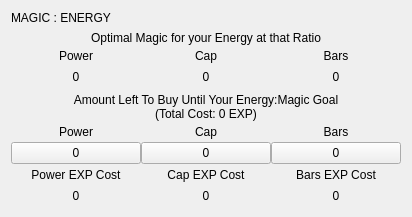
             <widget class="QWidget" name="me" native="true">
              <layout class="QVBoxLayout" name="verticalLayout_2">
               <item>
                <widget class="QLabel" name="Title_5">
                 <property name="text">
                  <string>MAGIC : ENERGY</string>
                 </property>
                 <property name="type_of_header" stdset="0">
                  <string>misc</string>
                 </property>
                </widget>
               </item>
               <item>
                <layout class="QVBoxLayout" name="me_optimal_energy_at_that_ratio">
                 <property name="spacing">
                  <number>0</number>
                 </property>
                 <item>
                  <widget class="QLabel" name="header_10">
                   <property name="text">
                    <string>Optimal Magic for your Energy at that Ratio</string>
                   </property>
                   <property name="alignment">
                    <set>Qt::AlignmentFlag::AlignCenter</set>
                   </property>
                   <property name="type_of_header" stdset="0">
                    <string>1</string>
                   </property>
                  </widget>
                 </item>
                 <item>
                  <layout class="QGridLayout" name="gridLayout_13">
                   <item row="1" column="0">
                    <widget class="QLabel" name="me_optimal_energy_for_magic_power">
                     <property name="minimumSize">
                      <size>
                       <width>130</width>
                       <height>21</height>
                      </size>
                     </property>
                     <property name="text">
                      <string>0</string>
                     </property>
                     <property name="alignment">
                      <set>Qt::AlignmentFlag::AlignCenter</set>
                     </property>
                     <property name="type_of_header" stdset="0">
                      <string>3</string>
                     </property>
                    </widget>
                   </item>
                   <item row="1" column="2">
                    <widget class="QLabel" name="me_optimal_energy_for_magic_bar">
                     <property name="minimumSize">
                      <size>
                       <width>130</width>
                       <height>21</height>
                      </size>
                     </property>
                     <property name="text">
                      <string>0</string>
                     </property>
                     <property name="alignment">
                      <set>Qt::AlignmentFlag::AlignCenter</set>
                     </property>
                     <property name="type_of_header" stdset="0">
                      <string>3</string>
                     </property>
                    </widget>
                   </item>
                   <item row="1" column="1">
                    <widget class="QLabel" name="me_optimal_energy_for_magic_cap">
                     <property name="minimumSize">
                      <size>
                       <width>130</width>
                       <height>21</height>
                      </size>
                     </property>
                     <property name="text">
                      <string>0</string>
                     </property>
                     <property name="alignment">
                      <set>Qt::AlignmentFlag::AlignCenter</set>
                     </property>
                     <property name="type_of_header" stdset="0">
                      <string>3</string>
                     </property>
                    </widget>
                   </item>
                   <item row="0" column="2">
                    <widget class="QLabel" name="label_46">
                     <property name="minimumSize">
                      <size>
                       <width>130</width>
                       <height>21</height>
                      </size>
                     </property>
                     <property name="text">
                      <string>Bars</string>
                     </property>
                     <property name="alignment">
                      <set>Qt::AlignmentFlag::AlignCenter</set>
                     </property>
                     <property name="type_of_header" stdset="0">
                      <string>2</string>
                     </property>
                    </widget>
                   </item>
                   <item row="0" column="0">
                    <widget class="QLabel" name="label_47">
                     <property name="minimumSize">
                      <size>
                       <width>130</width>
                       <height>21</height>
                      </size>
                     </property>
                     <property name="text">
                      <string>Power</string>
                     </property>
                     <property name="alignment">
                      <set>Qt::AlignmentFlag::AlignCenter</set>
                     </property>
                     <property name="type_of_header" stdset="0">
                      <string>2</string>
                     </property>
                    </widget>
                   </item>
                   <item row="0" column="1">
                    <widget class="QLabel" name="label_48">
                     <property name="minimumSize">
                      <size>
                       <width>130</width>
                       <height>21</height>
                      </size>
                     </property>
                     <property name="text">
                      <string>Cap</string>
                     </property>
                     <property name="alignment">
                      <set>Qt::AlignmentFlag::AlignCenter</set>
                     </property>
                     <property name="type_of_header" stdset="0">
                      <string>2</string>
                     </property>
                    </widget>
                   </item>
                  </layout>
                 </item>
                </layout>
               </item>
               <item>
                <layout class="QVBoxLayout" name="layout_me_amount_left_to_buy_2">
                 <property name="spacing">
                  <number>0</number>
                 </property>
                 <item>
                  <widget class="QLabel" name="name_me_amount_left_to_buy">
                   <property name="text">
                    <string>Amount Left To Buy Until Your Energy:Magic Goal
(Total Cost: 0 EXP)</string>
                   </property>
                   <property name="alignment">
                    <set>Qt::AlignmentFlag::AlignCenter</set>
                   </property>
                   <property name="type_of_header" stdset="0">
                    <string>1</string>
                   </property>
                  </widget>
                 </item>
                 <item>
                  <layout class="QGridLayout" name="gridLayout_27">
                   <item row="2" column="0">
                    <widget class="QLabel" name="label_99">
                     <property name="minimumSize">
                      <size>
                       <width>130</width>
                       <height>21</height>
                      </size>
                     </property>
                     <property name="text">
                      <string>Power EXP Cost</string>
                     </property>
                     <property name="alignment">
                      <set>Qt::AlignmentFlag::AlignCenter</set>
                     </property>
                     <property name="type_of_header" stdset="0">
                      <string>2</string>
                     </property>
                    </widget>
                   </item>
                   <item row="3" column="1">
                    <widget class="QLabel" name="me_exp_cost_cap">
                     <property name="minimumSize">
                      <size>
                       <width>130</width>
                       <height>21</height>
                      </size>
                     </property>
                     <property name="text">
                      <string>0</string>
                     </property>
                     <property name="alignment">
                      <set>Qt::AlignmentFlag::AlignCenter</set>
                     </property>
                     <property name="type_of_header" stdset="0">
                      <string>3</string>
                     </property>
                    </widget>
                   </item>
                   <item row="3" column="0">
                    <widget class="QLabel" name="me_exp_cost_power">
                     <property name="minimumSize">
                      <size>
                       <width>130</width>
                       <height>21</height>
                      </size>
                     </property>
                     <property name="text">
                      <string>0</string>
                     </property>
                     <property name="alignment">
                      <set>Qt::AlignmentFlag::AlignCenter</set>
                     </property>
                     <property name="type_of_header" stdset="0">
                      <string>3</string>
                     </property>
                    </widget>
                   </item>
                   <item row="0" column="0">
                    <widget class="QLabel" name="label_100">
                     <property name="minimumSize">
                      <size>
                       <width>130</width>
                       <height>21</height>
                      </size>
                     </property>
                     <property name="text">
                      <string>Power</string>
                     </property>
                     <property name="alignment">
                      <set>Qt::AlignmentFlag::AlignCenter</set>
                     </property>
                     <property name="type_of_header" stdset="0">
                      <string>2</string>
                     </property>
                    </widget>
                   </item>
                   <item row="2" column="1">
                    <widget class="QLabel" name="label_101">
                     <property name="minimumSize">
                      <size>
                       <width>130</width>
                       <height>21</height>
                      </size>
                     </property>
                     <property name="text">
                      <string>Cap EXP Cost</string>
                     </property>
                     <property name="alignment">
                      <set>Qt::AlignmentFlag::AlignCenter</set>
                     </property>
                     <property name="type_of_header" stdset="0">
                      <string>2</string>
                     </property>
                    </widget>
                   </item>
                   <item row="0" column="1">
                    <widget class="QLabel" name="label_102">
                     <property name="minimumSize">
                      <size>
                       <width>130</width>
                       <height>21</height>
                      </size>
                     </property>
                     <property name="text">
                      <string>Cap</string>
                     </property>
                     <property name="alignment">
                      <set>Qt::AlignmentFlag::AlignCenter</set>
                     </property>
                     <property name="type_of_header" stdset="0">
                      <string>2</string>
                     </property>
                    </widget>
                   </item>
                   <item row="0" column="2">
                    <widget class="QLabel" name="label_103">
                     <property name="minimumSize">
                      <size>
                       <width>130</width>
                       <height>21</height>
                      </size>
                     </property>
                     <property name="text">
                      <string>Bars</string>
                     </property>
                     <property name="alignment">
                      <set>Qt::AlignmentFlag::AlignCenter</set>
                     </property>
                     <property name="type_of_header" stdset="0">
                      <string>2</string>
                     </property>
                    </widget>
                   </item>
                   <item row="2" column="2">
                    <widget class="QLabel" name="label_104">
                     <property name="minimumSize">
                      <size>
                       <width>130</width>
                       <height>21</height>
                      </size>
                     </property>
                     <property name="text">
                      <string>Bars EXP Cost</string>
                     </property>
                     <property name="alignment">
                      <set>Qt::AlignmentFlag::AlignCenter</set>
                     </property>
                     <property name="type_of_header" stdset="0">
                      <string>2</string>
                     </property>
                    </widget>
                   </item>
                   <item row="3" column="2">
                    <widget class="QLabel" name="me_exp_cost_bar">
                     <property name="minimumSize">
                      <size>
                       <width>130</width>
                       <height>21</height>
                      </size>
                     </property>
                     <property name="text">
                      <string>0</string>
                     </property>
                     <property name="alignment">
                      <set>Qt::AlignmentFlag::AlignCenter</set>
                     </property>
                     <property name="type_of_header" stdset="0">
                      <string>3</string>
                     </property>
                    </widget>
                   </item>
                   <item row="1" column="2">
                    <widget class="QPushButton" name="me_amount_left_to_buy_bar">
                     <property name="minimumSize">
                      <size>
                       <width>21</width>
                       <height>21</height>
                      </size>
                     </property>
                     <property name="layoutDirection">
                      <enum>Qt::LayoutDirection::RightToLeft</enum>
                     </property>
                     <property name="text">
                      <string>0</string>
                     </property>
                     <property name="icon">
                      <iconset resource="../resources/resources_qt.qrc">
                       <normaloff>:/icons/icons/copy_icon.png</normaloff>:/icons/icons/copy_icon.png</iconset>
                     </property>
                    </widget>
                   </item>
                   <item row="1" column="1">
                    <widget class="QPushButton" name="me_amount_left_to_buy_cap">
                     <property name="minimumSize">
                      <size>
                       <width>21</width>
                       <height>21</height>
                      </size>
                     </property>
                     <property name="layoutDirection">
                      <enum>Qt::LayoutDirection::RightToLeft</enum>
                     </property>
                     <property name="text">
                      <string>0</string>
                     </property>
                     <property name="icon">
                      <iconset resource="../resources/resources_qt.qrc">
                       <normaloff>:/icons/icons/copy_icon.png</normaloff>:/icons/icons/copy_icon.png</iconset>
                     </property>
                    </widget>
                   </item>
                   <item row="1" column="0">
                    <widget class="QPushButton" name="me_amount_left_to_buy_power">
                     <property name="minimumSize">
                      <size>
                       <width>21</width>
                       <height>21</height>
                      </size>
                     </property>
                     <property name="layoutDirection">
                      <enum>Qt::LayoutDirection::RightToLeft</enum>
                     </property>
                     <property name="text">
                      <string>0</string>
                     </property>
                     <property name="icon">
                      <iconset resource="../resources/resources_qt.qrc">
                       <normaloff>:/icons/icons/copy_icon.png</normaloff>:/icons/icons/copy_icon.png</iconset>
                     </property>
                    </widget>
                   </item>
                  </layout>
                 </item>
                </layout>
               </item>
              </layout>
             </widget>
